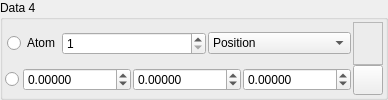
       <widget class="QGroupBox" name="Data4Group" >
        <property name="sizePolicy" >
         <sizepolicy vsizetype="Preferred" hsizetype="Expanding" >
          <horstretch>0</horstretch>
          <verstretch>0</verstretch>
         </sizepolicy>
        </property>
        <property name="title" >
         <string>Data 4</string>
        </property>
        <layout class="QHBoxLayout" name="horizontalLayout_21" >
         <property name="spacing" >
          <number>2</number>
         </property>
         <property name="margin" >
          <number>2</number>
         </property>
         <item>
          <layout class="QGridLayout" name="gridLayout_4" >
           <property name="spacing" >
            <number>0</number>
           </property>
           <item row="1" column="1" >
            <widget class="QPushButton" name="Data4ColourButton" >
             <property name="sizePolicy" >
              <sizepolicy vsizetype="Preferred" hsizetype="Preferred" >
               <horstretch>0</horstretch>
               <verstretch>0</verstretch>
              </sizepolicy>
             </property>
             <property name="minimumSize" >
              <size>
               <width>30</width>
               <height>30</height>
              </size>
             </property>
             <property name="maximumSize" >
              <size>
               <width>30</width>
               <height>30</height>
              </size>
             </property>
             <property name="text" >
              <string/>
             </property>
             <property name="icon" >
              <iconset resource="icons.qrc" >
               <normaloff>:/basic/icons/basic_colour.svg</normaloff>:/basic/icons/basic_colour.svg</iconset>
             </property>
             <property name="autoDefault" >
              <bool>false</bool>
             </property>
            </widget>
           </item>
           <item row="1" column="0" >
            <layout class="QHBoxLayout" name="horizontalLayout_14" >
             <property name="spacing" >
              <number>2</number>
             </property>
             <item>
              <widget class="QRadioButton" name="Data4ValueRadio" >
               <property name="text" >
                <string/>
               </property>
              </widget>
             </item>
             <item>
              <widget class="QWidget" native="1" name="Data4ValueGroup" >
               <property name="sizePolicy" >
                <sizepolicy vsizetype="Preferred" hsizetype="Expanding" >
                 <horstretch>0</horstretch>
                 <verstretch>0</verstretch>
                </sizepolicy>
               </property>
               <layout class="QHBoxLayout" name="horizontalLayout_15" >
                <property name="spacing" >
                 <number>2</number>
                </property>
                <property name="margin" >
                 <number>2</number>
                </property>
                <item>
                 <widget class="QDoubleSpinBox" name="Data4ValueXSpin" >
                  <property name="sizePolicy" >
                   <sizepolicy vsizetype="Fixed" hsizetype="Expanding" >
                    <horstretch>0</horstretch>
                    <verstretch>0</verstretch>
                   </sizepolicy>
                  </property>
                  <property name="toolTip" >
                   <string>X-coordinate of glyph data</string>
                  </property>
                  <property name="decimals" >
                   <number>5</number>
                  </property>
                  <property name="minimum" >
                   <double>-100000000.000000000000000</double>
                  </property>
                  <property name="maximum" >
                   <double>10000000.000000000000000</double>
                  </property>
                 </widget>
                </item>
                <item>
                 <widget class="QDoubleSpinBox" name="Data4ValueYSpin" >
                  <property name="sizePolicy" >
                   <sizepolicy vsizetype="Fixed" hsizetype="Expanding" >
                    <horstretch>0</horstretch>
                    <verstretch>0</verstretch>
                   </sizepolicy>
                  </property>
                  <property name="toolTip" >
                   <string>Y-coordinate of glyph data</string>
                  </property>
                  <property name="decimals" >
                   <number>5</number>
                  </property>
                  <property name="minimum" >
                   <double>-100000000.000000000000000</double>
                  </property>
                  <property name="maximum" >
                   <double>10000000.000000000000000</double>
                  </property>
                 </widget>
                </item>
                <item>
                 <widget class="QDoubleSpinBox" name="Data4ValueZSpin" >
                  <property name="sizePolicy" >
                   <sizepolicy vsizetype="Fixed" hsizetype="Expanding" >
                    <horstretch>0</horstretch>
                    <verstretch>0</verstretch>
                   </sizepolicy>
                  </property>
                  <property name="toolTip" >
                   <string>Z-coordinate of glyph data</string>
                  </property>
                  <property name="decimals" >
                   <number>5</number>
                  </property>
                  <property name="minimum" >
                   <double>-100000000.000000000000000</double>
                  </property>
                  <property name="maximum" >
                   <double>10000000.000000000000000</double>
                  </property>
                 </widget>
                </item>
               </layout>
              </widget>
             </item>
            </layout>
           </item>
           <item row="0" column="0" >
            <layout class="QHBoxLayout" name="horizontalLayout_16" >
             <property name="spacing" >
              <number>2</number>
             </property>
             <item>
              <widget class="QWidget" native="1" name="widget_8" >
               <property name="sizePolicy" >
                <sizepolicy vsizetype="Preferred" hsizetype="Expanding" >
                 <horstretch>0</horstretch>
                 <verstretch>0</verstretch>
                </sizepolicy>
               </property>
               <layout class="QHBoxLayout" name="horizontalLayout_17" >
                <property name="spacing" >
                 <number>2</number>
                </property>
                <property name="margin" >
                 <number>2</number>
                </property>
                <item>
                 <widget class="QRadioButton" name="Data4AtomRadio" >
                  <property name="text" >
                   <string>Atom</string>
                  </property>
                 </widget>
                </item>
                <item>
                 <widget class="QWidget" native="1" name="Data4AtomGroup" >
                  <property name="sizePolicy" >
                   <sizepolicy vsizetype="Preferred" hsizetype="Expanding" >
                    <horstretch>0</horstretch>
                    <verstretch>0</verstretch>
                   </sizepolicy>
                  </property>
                  <layout class="QHBoxLayout" name="horizontalLayout_26" >
                   <property name="spacing" >
                    <number>2</number>
                   </property>
                   <property name="margin" >
                    <number>0</number>
                   </property>
                   <item>
                    <widget class="QSpinBox" name="Data4AtomIdSpin" >
                     <property name="minimum" >
                      <number>1</number>
                     </property>
                     <property name="maximum" >
                      <number>10000000</number>
                     </property>
                    </widget>
                   </item>
                   <item>
                    <widget class="QComboBox" name="Data4AtomCombo" >
                     <property name="insertPolicy" >
                      <enum>QComboBox::NoInsert</enum>
                     </property>
                     <item>
                      <property name="text" >
                       <string>Position</string>
                      </property>
                     </item>
                     <item>
                      <property name="text" >
                       <string>Force</string>
                      </property>
                     </item>
                     <item>
                      <property name="text" >
                       <string>Velocity</string>
                      </property>
                     </item>
                    </widget>
                   </item>
                  </layout>
                 </widget>
                </item>
               </layout>
              </widget>
             </item>
            </layout>
           </item>
           <item row="0" column="1" >
            <widget class="TColourFrame" name="Data4ColourFrame" >
             <property name="sizePolicy" >
              <sizepolicy vsizetype="Preferred" hsizetype="Preferred" >
               <horstretch>0</horstretch>
               <verstretch>0</verstretch>
              </sizepolicy>
             </property>
             <property name="frameShape" >
              <enum>QFrame::StyledPanel</enum>
             </property>
             <property name="frameShadow" >
              <enum>QFrame::Raised</enum>
             </property>
            </widget>
           </item>
          </layout>
         </item>
        </layout>
       </widget>
